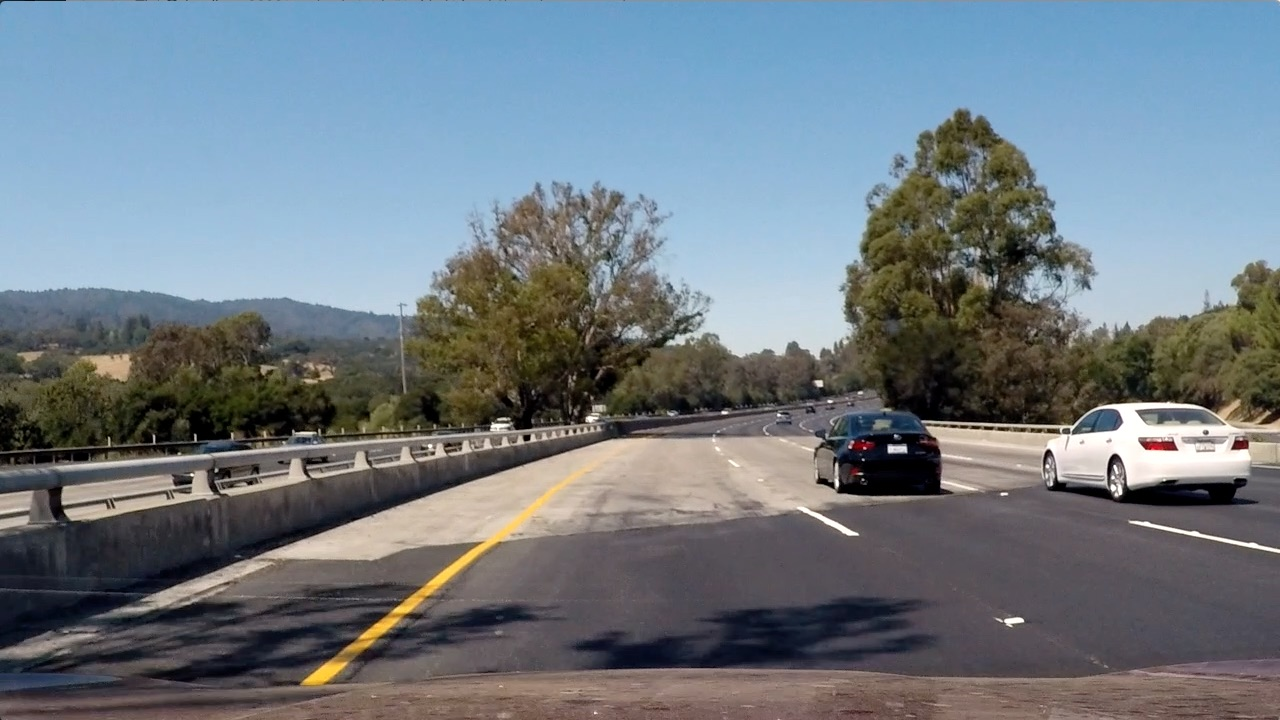
#> input picture P4_advance_lane_finding/test_images/test4.jpg, 1280 x 720 px
$ jupyter execute --allow-errors playground.ipynb   (older library calls are emulated)
#> lines starting #> are read from the running program, lines starting #| are printed output that depends on the picture; after the words box and inside, x2 and y2 are one past the last pixel; in counts of white or black regions, pixels touching at a corner belong together
### P4_advance_lane_finding/warp_transformer.py
import cv2
import numpy as np

# for perspective transforms
class WarpTransformer():
    def __init__(self, src, dst):
        self.birdeye_matrix = cv2.getPerspectiveTransform(src, dst)
        self.normal_matrix = cv2.getPerspectiveTransform(dst, src)

    # tranform to birdeye view
    def to_birdview(self, img):
        return cv2.warpPerspective(img, self.birdeye_matrix, (img.shape[1], img.shape[0]), flags=cv2.INTER_LINEAR)

    # tranform to normal view
    def to_normal(self, img):
        return cv2.warpPerspective(img, self.normal_matrix, (img.shape[1], img.shape[0]))

### P4_advance_lane_finding/calc_calibration.py
import numpy as np
import cv2
import glob
import pickle

camera_cal_dir_glob = 'camera_cal/calibration*.jpg'
test_images_dir_glob = 'test_images/test*.jpg'
calibration_mtx_dist_filename = 'dist_pickle.p'
chessboard_size = (9,6)

def calibrate_camera_and_pickle_mtx_dist():
    print("Starting calibration process....")
    # Make a list of calibration images
    images = glob.glob(camera_cal_dir_glob)
    nx,ny  = chessboard_size

    # prepare object points, like (0,0,0), (1,0,0), (2,0,0) ....,(6,5,0)
    objp = np.zeros((ny*nx,3), np.float32)
    objp[:,:2] = np.mgrid[0:nx, 0:ny].T.reshape(-1,2)

    # Arrays to store object points and image points from all the images.
    objpoints = [] # 3d points in real world space
    imgpoints = [] # 2d points in image plane.


    # Step through the list and search for chessboard corner
    for index, filename in enumerate(images):
        image  = cv2.imread(filename)
        gray   = cv2.cvtColor(image, cv2.COLOR_BGR2GRAY)


        # Find the chessboard corners
        ret, corners = cv2.findChessboardCorners(gray, (nx,ny), None)

        # If found, add object points, image points
        if ret == True:
            objpoints.append(objp)
            imgpoints.append(corners)

            # Draw and display the corners
            # img = cv2.drawChessboardCorners(image, (nx,ny), corners, ret)
            # plt.imshow(img)

    img = cv2.imread(images[0])
    img_size = (img.shape[1], img.shape[0])

    # Do camera calibration given object points and image points
    ret, mtx, dist, rvecs, tvecs = cv2.calibrateCamera(objpoints, imgpoints, img_size , None, None)

    # Save Distortion matrix and coefficient
    with open(calibration_mtx_dist_filename, 'wb') as f:
        saved_obj = {"mtx": mtx, "dist" : dist}
        pickle.dump(saved_obj, f)

    print("Calibration process complete! [pickled file saved to 'dist_pickle.p']")


# [2 lines that do not run on import are left out]

### P4_advance_lane_finding/playground.ipynb
[cell 1]
import numpy as np
import cv2
import matplotlib.image as mpimg
import matplotlib.pyplot as plt
import pickle
from line import Line
from warp_transformer import WarpTransformer
from calc_calibration import calibrate_camera_and_pickle_mtx_dist

#> (a cell that did not finish here is left out)

[cell 3]
image = mpimg.imread('test_images/test4.jpg')
#> image is the input picture: shape (720, 1280, 3); mean R, G, B 112.2, 122.7, 130.9
# load mtx, dist
dist_pickle = pickle.load(open('dist_pickle.p', "rb" ))
#> (reads P4_advance_lane_finding/dist_pickle.p from the repository)
mtx = dist_pickle["mtx"]
dist = dist_pickle["dist"]

print(mtx,"\n\n", dist)

[cell 4]
def threshold_pipeline(img, s_thresh=(170, 255), sx_thresh=(20, 100)):
    '''From Advanced Lane Finding lesson, section 30'''
#> called with s_thresh = (170, 255), sx_thresh = (20, 100)
    img = np.copy(img)
    # Convert to HLS color space and separate the V channel
    hls = cv2.cvtColor(img, cv2.COLOR_RGB2HLS).astype(np.float)
    l_channel = hls[:,:,1]
    s_channel = hls[:,:,2]
    # Sobel x
    sobelx = cv2.Sobel(l_channel, cv2.CV_64F, 1, 0) # Take the derivative in x
    abs_sobelx = np.absolute(sobelx) # Absolute x derivative to accentuate lines away from horizontal
    scaled_sobel = np.uint8(255*abs_sobelx/np.max(abs_sobelx))

    # Threshold x gradient
    sxbinary = np.zeros_like(scaled_sobel)
    sxbinary[(scaled_sobel >= sx_thresh[0]) & (scaled_sobel <= sx_thresh[1])] = 1

    # Threshold color channel
    s_binary = np.zeros_like(s_channel)
    s_binary[(s_channel >= s_thresh[0]) & (s_channel <= s_thresh[1])] = 1

    # combined them here.
    combined = np.zeros_like(s_channel)
    combined[(sxbinary == 1) | (s_binary == 1)] = 1
    return combined

plt.imshow(threshold_pipeline(image),cmap='gray')
plt.show()

[cell 5]
# Perspective transform
src = np.array([[262, 677], [580, 460], [703, 460], [1040, 677]]).astype(np.float32)
dst = np.array([[262, 720], [262, 0], [1040, 0], [1040, 720]]).astype(np.float32)

# Create transformer object
transformer = WarpTransformer(src, dst)

[cell 6]
undist = cv2.undistort(image, mtx, dist, None, mtx)
combined = threshold_pipeline(undist)
#> call 2 of threshold_pipeline, with s_thresh = (170, 255), sx_thresh = (20, 100)
#> in threshold_pipeline (call 2), `hls = cv2.cvtColor(img, cv2.COLOR_RGB2HLS).astype(np.float)`:
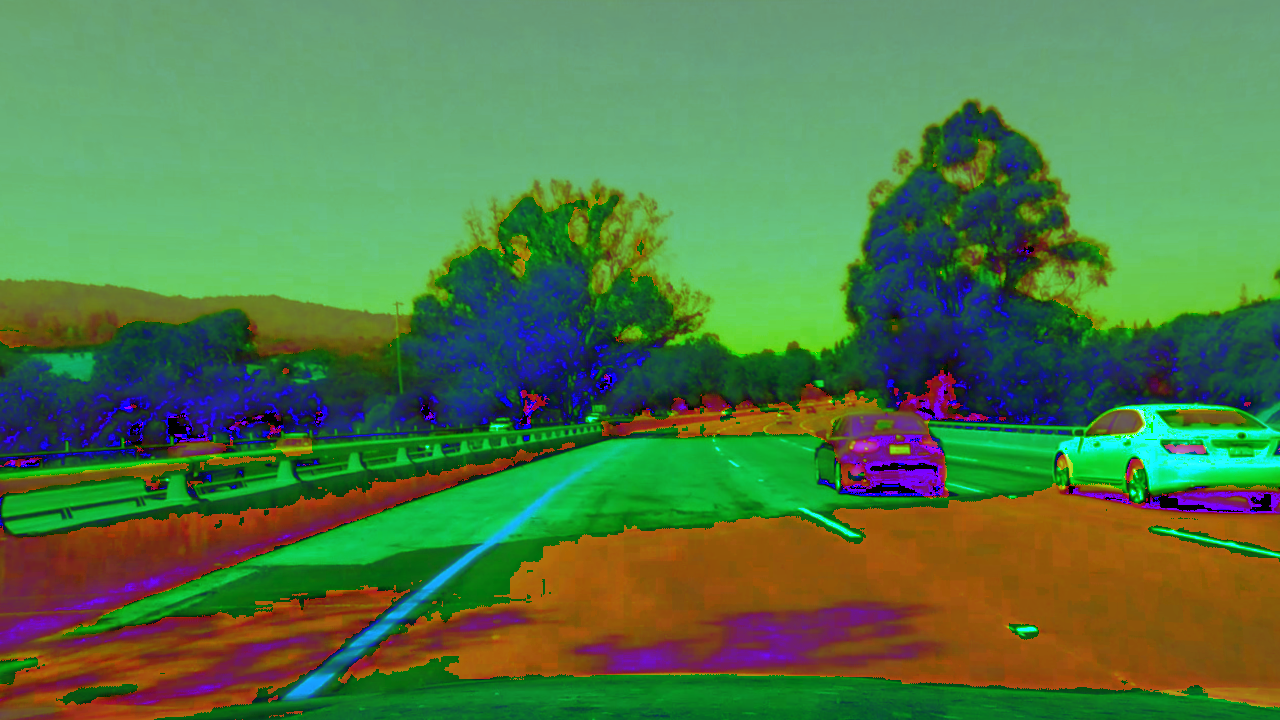
#> hls: shape (720, 1280, 3) float64; mean R, G, B 81.3, 121.7, 71
#> in threshold_pipeline (call 2), `l_channel = hls[:,:,1]`:
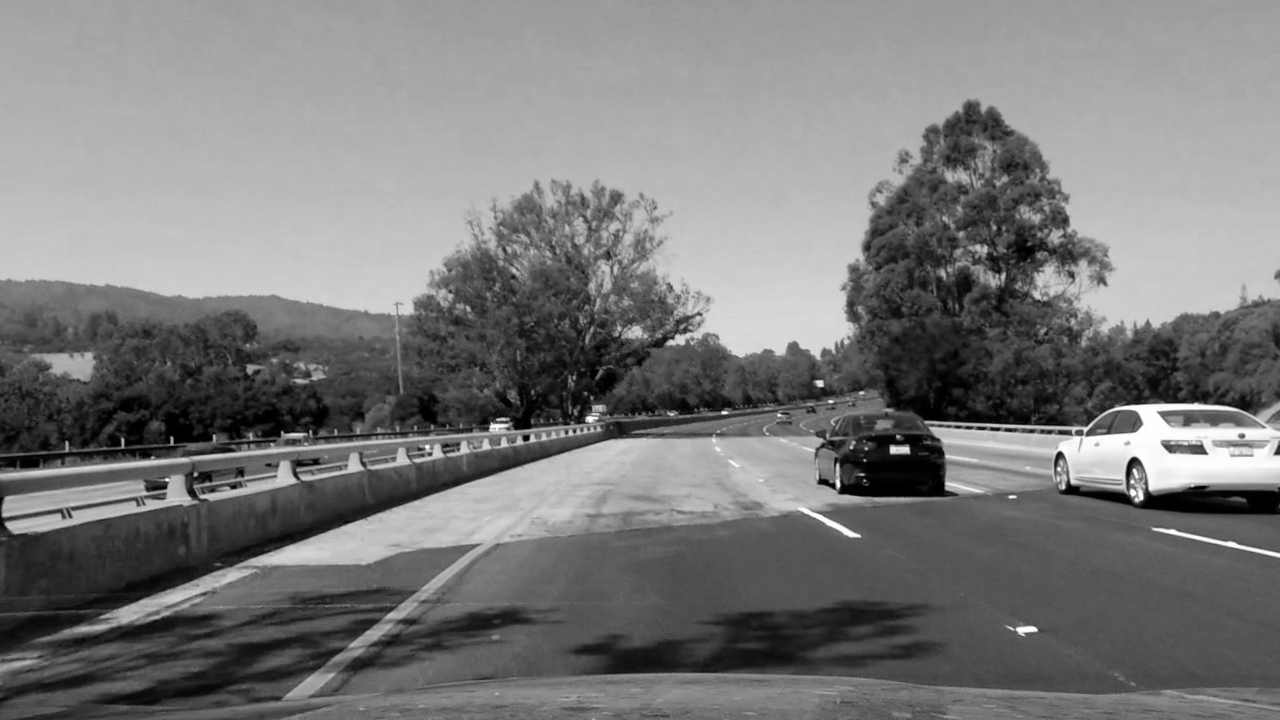
#> l_channel: shape (720, 1280) float64; min 0, max 255, mean 121.7
#> in threshold_pipeline (call 2), `s_channel = hls[:,:,2]`:
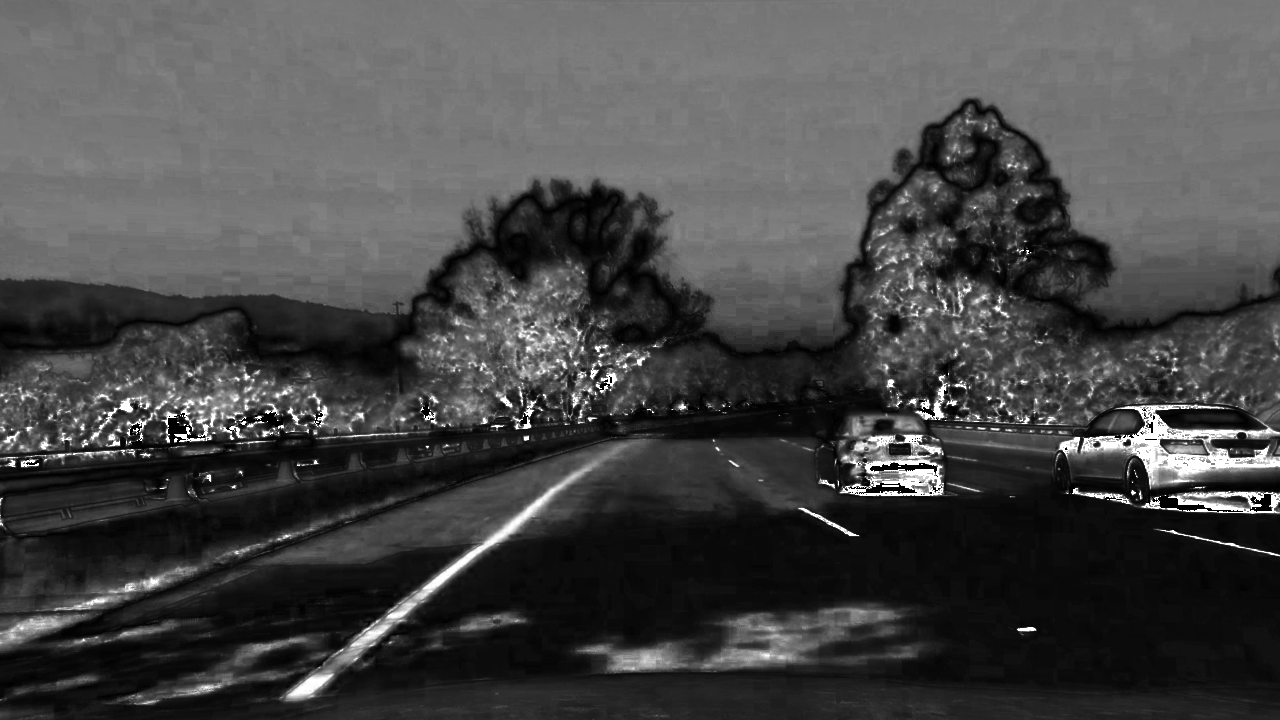
#> s_channel: shape (720, 1280) float64; min 0, max 255, mean 71
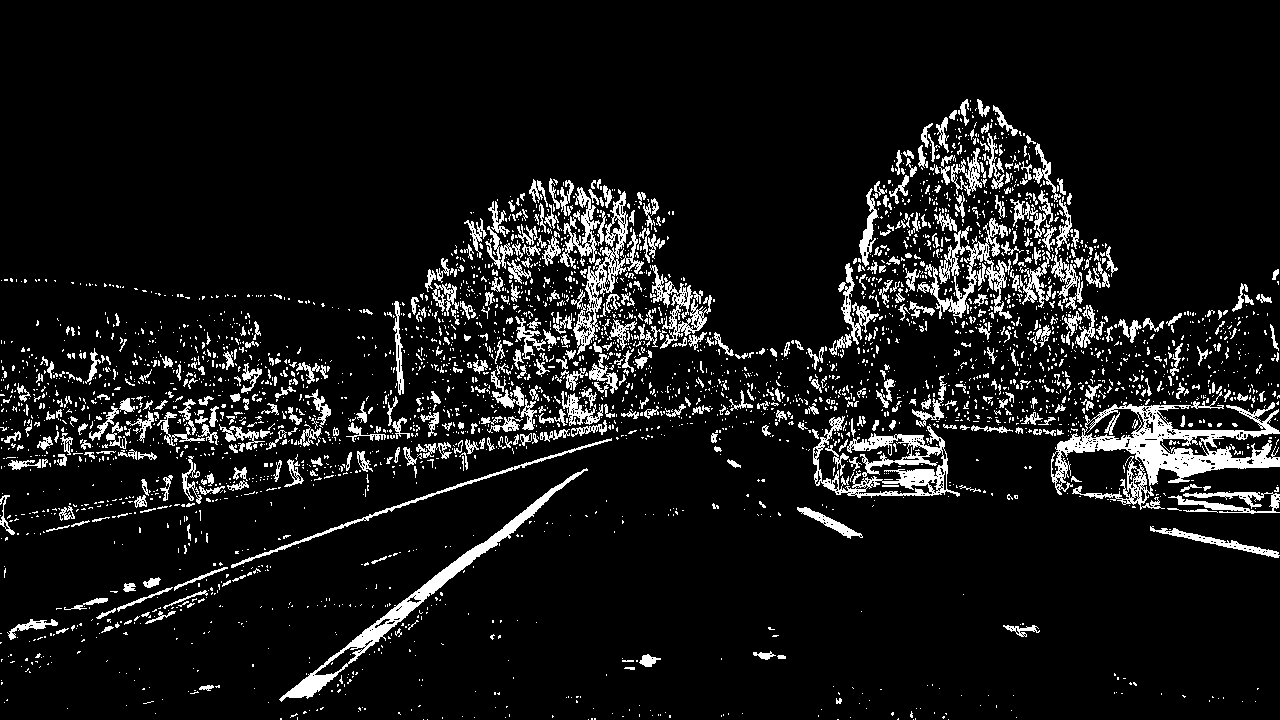
#> combined: shape (720, 1280) float64; values 0 (black) and 1 (white), 8.9% white; 3631 white regions (3088 under 20 px), largest, box (x1, y1, x2, y2) and area: (1051, 391, 1280, 510) 7765, (279, 468, 588, 702) 3931, (813, 416, 960, 498) 3678
binary_warped = transformer.to_birdview(combined)


# Plot the result
f, (ax1, ax2) = plt.subplots(2, 1, figsize=(24, 24))
f.tight_layout()

ax1.imshow(combined, cmap='gray')
# ax1.plot([p[0] for p in src], [p[1] for p in src], 'o', markersize=22)
ax1.set_title('Original Warped', fontsize=40)

ax2.imshow(binary_warped, cmap='gray')
ax2.plot([p[0] for p in dst], [p[1] for p in dst], 'o', markersize=22)
ax2.set_title('Bird-eye view Result', fontsize=40)

plt.subplots_adjust(left=0., right=1, top=0.9, bottom=0.)
plt.show()
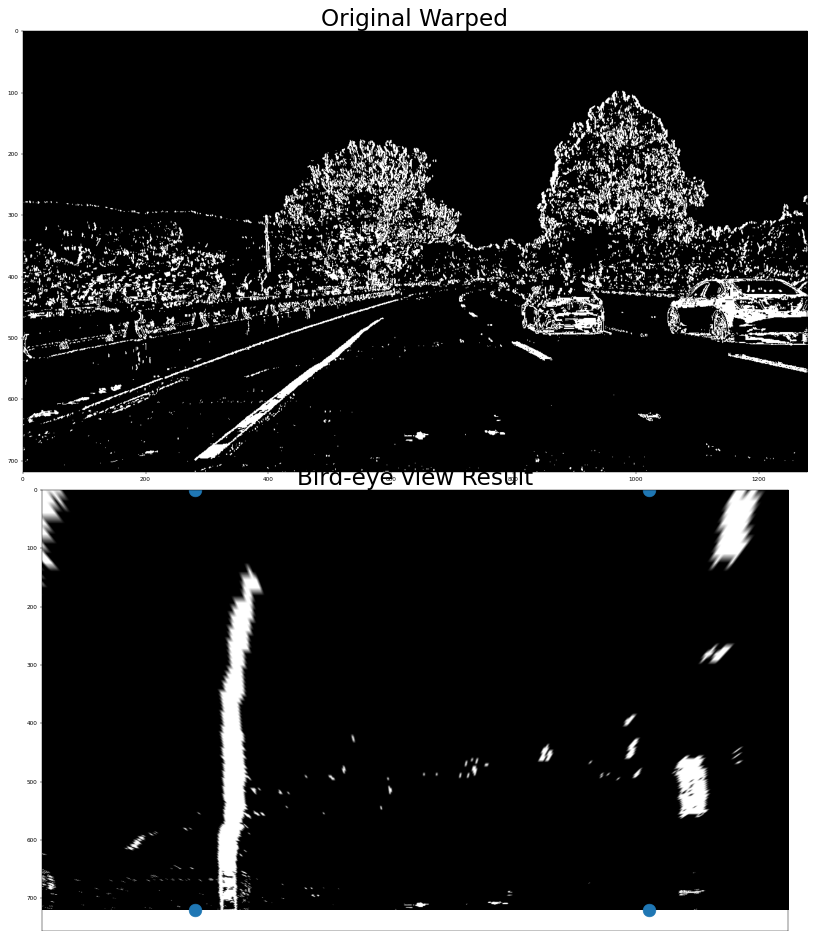
#> figure drawn by matplotlib, 2 panels
